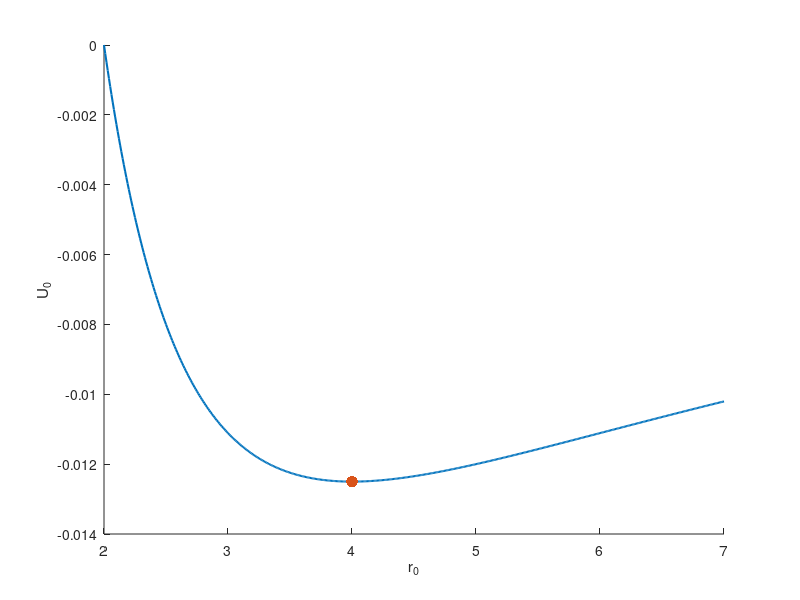
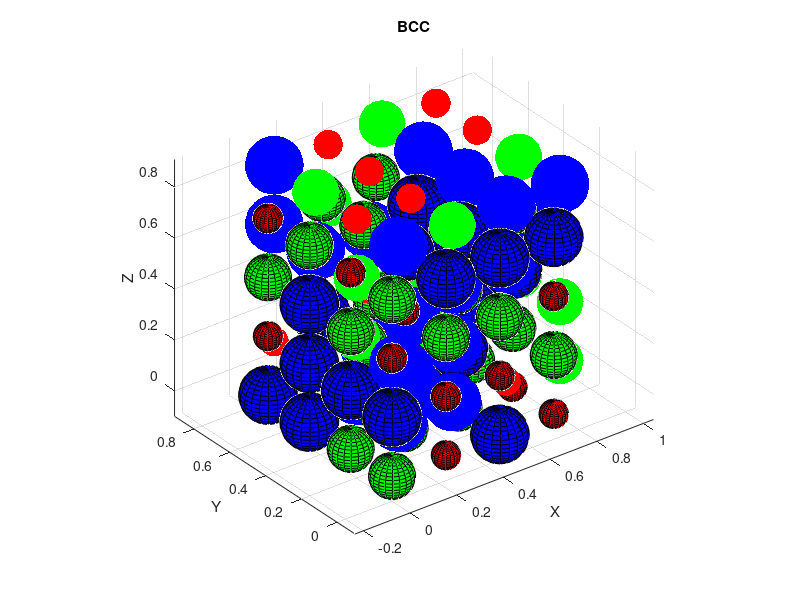

Recreate these plots in MATLAB, in order.
%% ESTRUCTURA BCC %% 

% Proporciones de cada tipo de átomo.
Prop_1 = 0.4;
Prop_2 = 0.3;
Prop_3 = 0.3;

% Radios.
Radio_1 = 0.05; % a = 2.87 (Fe 1e-10 m)
Radio_2 = 0.08; % a = 3.30 (Nb 1e-10 m)
Radio_3 = 0.1;  % a = 5.585 (Rb 1e-10 m)

% Constantes A y B para cada tipo de átomo.
A_1 = 0.1; % A = 4.49 1e-27 Jm
B_1 = 0.2; % B = 5.58 1e-37 Jm^2
A_2 = 0.1; % A = 7.87 1e-27 Jm
B_2 = 0.2; % B = 11.24 1e-37 Jm^2
A_3 = 0.1; % A = 0.72 1e-27 Jm
B_3 = 0.2; % B = 1.74 1e-37 Jm^2

% Número de celda unidad por lado.
N_celda_extra_lado = 3; % N_celda_extra_lado = N_celda_lado - 1.

% Cálculo de energía antes de las microdeformaciones.
A_promedio = Prop_1 * A_1 + Prop_2 * A_2 + Prop_3 * A_3;
B_promedio = Prop_1 * B_1 + Prop_2 * B_2 + Prop_3 * B_3;
r0 = 2:0.01:7;
U0 = - A_promedio./r0 + B_promedio./(r0.^2);
hold on
plot (r0, U0, 'LineWidth', 1.5);
r0_min = 2*B_promedio/A_promedio;
U0_min = - A_promedio/r0_min + B_promedio/(r0_min^2);
plot (r0_min,U0_min,'.', 'MarkerSize', 25)
xlabel ('r_0')
ylabel ('U_0')
hold off

% Obtener el radio máximo.
Radio_max = max([Radio_1, Radio_2, Radio_3]);
Radio_min = min([Radio_1, Radio_2, Radio_3]);

% Distancia entre dos átomos consecutivos en las esquinas.
Parmtr_reticular = 4 / sqrt(3) * Radio_max;

% Distancia entre el centro y las esquinas de la celda.
Dist_centro_esquinas = 2 * Radio_max;

% Recuento número de átomos.
Num_atomo_T = 0;

% Recuento energía.
Energia_T = 0;

% Representar la estructura.
figure;
hold on;
axis equal;

% Colocar átomos en las esquinas de cada celda unidad.
for x = 0:Parmtr_reticular:N_celda_extra_lado*Parmtr_reticular
    for y = 0:Parmtr_reticular:N_celda_extra_lado*Parmtr_reticular
        for z = 0:Parmtr_reticular:N_celda_extra_lado*Parmtr_reticular
            % Posición de los átomos
            Pos_esquina = [x, y, z];
            
            % Generar un número aleatorio para determinar el tipo de átomo.
            N_aleatorio_esq = rand();
            
            % Determinar el tipo de átomo según las proporciones dadas.
            if N_aleatorio_esq < Prop_1
                % Tipo 1.
                Color_esq = 'r';
                Radio_esq = Radio_1;
                A = A_1;
                B = B_1;
            elseif N_aleatorio_esq < (Prop_1+Prop_2)
                % Tipo 2.
                Color_esq = 'g';
                Radio_esq = Radio_2;
                A = A_2;
                B = B_2;
            else
                % Tipo 3.
                Color_esq = 'b';
                Radio_esq = Radio_3;
                A = A_3;
                B = B_3;
            end
            
            % Representar el átomo con el color y radio correspondiente.
            [x_sphere, y_sphere, z_sphere] = sphere;
            x_sphere = x_sphere * Radio_esq + Pos_esquina(1);
            y_sphere = y_sphere * Radio_esq + Pos_esquina(2);
            z_sphere = z_sphere * Radio_esq + Pos_esquina(3);
            
            surf(x_sphere, y_sphere, z_sphere, 'FaceColor', Color_esq, 'EdgeColor', 'k');
            
            % Distancia a los primeros vecinos.
            Dist_vecino = 2 * Radio_max;
            
            % Calcular la energía de cada átomo.
            Energia_atomo = -(A / Dist_vecino) + (B / Dist_vecino^2);
            
            % Sumar la energía de todos los átomos.
            Energia_T = Energia_T + Energia_atomo;

            % Número de átomos total.
            Num_atomo_T = Num_atomo_T + 1;

        end
    end
end

% Colocar átomos en el centro de cada celda unidad.
for x = 0:Parmtr_reticular:N_celda_extra_lado*Parmtr_reticular
    for y = 0:Parmtr_reticular:N_celda_extra_lado*Parmtr_reticular
        for z = 0:Parmtr_reticular:N_celda_extra_lado*Parmtr_reticular
            % Posición del átomo en el centro de la celda.
            Pos_centro = [x, y, z] + Parmtr_reticular * (1/2) * [1, 1, 1];
            
            % Generar un número aleatorio para determinar el tipo de átomo.
            N_aleatorio_centro = rand();
            
            % Determinar el tipo de átomo según las proporciones dadas.
            if N_aleatorio_centro < Prop_1
                % Tipo 1.
                Color_centro = 'r';
                Radio_centro = Radio_1;
                A = A_1;
                B = B_1;
            elseif N_aleatorio_centro < (Prop_1+Prop_2)
                % Tipo 2.
                Color_centro = 'g';
                Radio_centro = Radio_2;
                A = A_2;
                B = B_2;
            else
                % Tipo 3.
                Color_centro = 'b';
                Radio_centro = Radio_3;
                A = A_3;
                B = B_3;
            end
            
            % Representar el átomo con el color y radio correspondiente.
            [x_sphere, y_sphere, z_sphere] = sphere;
            x_sphere = x_sphere * Radio_centro + Pos_centro(1);
            y_sphere = y_sphere * Radio_centro + Pos_centro(2);
            z_sphere = z_sphere * Radio_centro + Pos_centro(3);
            
            surf(x_sphere, y_sphere, z_sphere, 'FaceColor', Color_centro, 'EdgeColor', 'none');
            
            % Distancia a los primeros vecinos.
            Dist_vecino = 2 * Radio_max;
            
            % Calcular la energía de cada átomo.
            Energia_atomo = -(A / Dist_vecino) + (B / Dist_vecino^2);
            
            % Sumar la energía de todos los átomos.
            Energia_T = Energia_T + Energia_atomo;

            % Número de átomos total.
            Num_atomo_T = Num_atomo_T + 1;

        end
    end
end

% Calcular energía media por átomo.
% Num_atomo_T = N_celda^3 * 2; % Número de átomos por celda unidad.
Energia_media_atomo = Energia_T / Num_atomo_T;

% Dar la energía media por átomo.
disp(['Energía total: ' num2str(Energia_T)]);
disp(['Número de átomos: ' num2str(Num_atomo_T)]);
disp(['Energía media por átomo: ' num2str(Energia_media_atomo)]);

% Especificaciones de la representación.
title('BCC');
xlabel('X');
ylabel('Y');
zlabel('Z');
view(3);
grid on;
